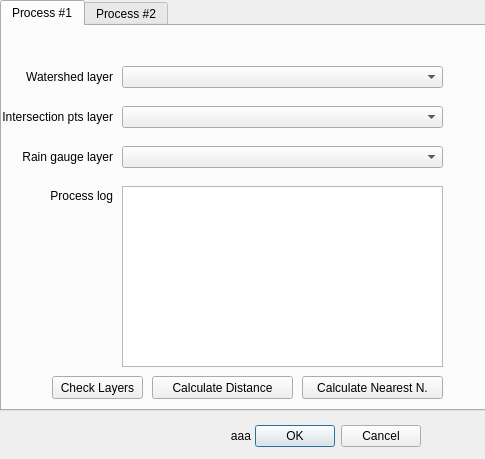
<?xml version="1.0" encoding="UTF-8"?>
<ui version="4.0">
 <class>WateryStuffDialogBase</class>
 <widget class="QDialog" name="WateryStuffDialogBase">
  <property name="geometry">
   <rect>
    <x>0</x>
    <y>0</y>
    <width>485</width>
    <height>459</height>
   </rect>
  </property>
  <property name="windowTitle">
   <string>Watery Stuff</string>
  </property>
  <widget class="QDialogButtonBox" name="button_box">
   <property name="geometry">
    <rect>
     <x>80</x>
     <y>420</y>
     <width>341</width>
     <height>32</height>
    </rect>
   </property>
   <property name="orientation">
    <enum>Qt::Horizontal</enum>
   </property>
   <property name="standardButtons">
    <set>QDialogButtonBox::Cancel|QDialogButtonBox::Ok</set>
   </property>
  </widget>
  <widget class="QTabWidget" name="tabWidget">
   <property name="enabled">
    <bool>true</bool>
   </property>
   <property name="geometry">
    <rect>
     <x>0</x>
     <y>0</y>
     <width>501</width>
     <height>411</height>
    </rect>
   </property>
   <property name="currentIndex">
    <number>0</number>
   </property>
   <widget class="QWidget" name="tab_f1">
    <attribute name="title">
     <string>Process #1</string>
    </attribute>
    <widget class="QComboBox" name="comboBoxPolygon">
     <property name="geometry">
      <rect>
       <x>120</x>
       <y>40</y>
       <width>321</width>
       <height>22</height>
      </rect>
     </property>
    </widget>
    <widget class="QComboBox" name="comboBoxPoint">
     <property name="geometry">
      <rect>
       <x>120</x>
       <y>80</y>
       <width>321</width>
       <height>22</height>
      </rect>
     </property>
    </widget>
    <widget class="QLabel" name="label">
     <property name="geometry">
      <rect>
       <x>10</x>
       <y>40</y>
       <width>101</width>
       <height>21</height>
      </rect>
     </property>
     <property name="text">
      <string>Watershed layer</string>
     </property>
     <property name="alignment">
      <set>Qt::AlignRight|Qt::AlignTrailing|Qt::AlignVCenter</set>
     </property>
    </widget>
    <widget class="QLabel" name="label_2">
     <property name="geometry">
      <rect>
       <x>0</x>
       <y>80</y>
       <width>111</width>
       <height>21</height>
      </rect>
     </property>
     <property name="text">
      <string>Intersection pts layer</string>
     </property>
     <property name="alignment">
      <set>Qt::AlignRight|Qt::AlignTrailing|Qt::AlignVCenter</set>
     </property>
    </widget>
    <widget class="QTextEdit" name="textEditLogProcess">
     <property name="geometry">
      <rect>
       <x>120</x>
       <y>160</y>
       <width>321</width>
       <height>181</height>
      </rect>
     </property>
     <property name="readOnly">
      <bool>true</bool>
     </property>
    </widget>
    <widget class="QPushButton" name="pushButtonCheckLayers">
     <property name="geometry">
      <rect>
       <x>50</x>
       <y>350</y>
       <width>91</width>
       <height>23</height>
      </rect>
     </property>
     <property name="text">
      <string>Check Layers</string>
     </property>
    </widget>
    <widget class="QPushButton" name="pushButtonCalculate">
     <property name="geometry">
      <rect>
       <x>150</x>
       <y>350</y>
       <width>141</width>
       <height>23</height>
      </rect>
     </property>
     <property name="text">
      <string>Calculate Distance</string>
     </property>
    </widget>
    <widget class="QLabel" name="label_3">
     <property name="geometry">
      <rect>
       <x>40</x>
       <y>160</y>
       <width>71</width>
       <height>20</height>
      </rect>
     </property>
     <property name="text">
      <string>Process log</string>
     </property>
     <property name="alignment">
      <set>Qt::AlignRight|Qt::AlignTrailing|Qt::AlignVCenter</set>
     </property>
    </widget>
    <widget class="QPushButton" name="pushButtonCalculate_NN">
     <property name="geometry">
      <rect>
       <x>300</x>
       <y>350</y>
       <width>141</width>
       <height>23</height>
      </rect>
     </property>
     <property name="text">
      <string>Calculate Nearest N.</string>
     </property>
    </widget>
    <widget class="QComboBox" name="comboBoxRainGauge">
     <property name="geometry">
      <rect>
       <x>120</x>
       <y>120</y>
       <width>321</width>
       <height>22</height>
      </rect>
     </property>
    </widget>
    <widget class="QLabel" name="label_4">
     <property name="geometry">
      <rect>
       <x>20</x>
       <y>120</y>
       <width>91</width>
       <height>21</height>
      </rect>
     </property>
     <property name="layoutDirection">
      <enum>Qt::LeftToRight</enum>
     </property>
     <property name="text">
      <string>Rain gauge layer</string>
     </property>
     <property name="alignment">
      <set>Qt::AlignRight|Qt::AlignTrailing|Qt::AlignVCenter</set>
     </property>
    </widget>
   </widget>
   <widget class="QWidget" name="tab_f2">
    <attribute name="title">
     <string>Process #2</string>
    </attribute>
    <widget class="QPushButton" name="pushButton_3">
     <property name="geometry">
      <rect>
       <x>340</x>
       <y>300</y>
       <width>75</width>
       <height>23</height>
      </rect>
     </property>
     <property name="text">
      <string>Do Nothing</string>
     </property>
    </widget>
   </widget>
  </widget>
  <widget class="QLabel" name="labelStatus">
   <property name="geometry">
    <rect>
     <x>0</x>
     <y>420</y>
     <width>251</width>
     <height>31</height>
    </rect>
   </property>
   <property name="text">
    <string>aaa</string>
   </property>
   <property name="alignment">
    <set>Qt::AlignRight|Qt::AlignTrailing|Qt::AlignVCenter</set>
   </property>
  </widget>
 </widget>
 <resources/>
 <connections>
  <connection>
   <sender>button_box</sender>
   <signal>accepted()</signal>
   <receiver>WateryStuffDialogBase</receiver>
   <slot>accept()</slot>
   <hints>
    <hint type="sourcelabel">
     <x>20</x>
     <y>20</y>
    </hint>
    <hint type="destinationlabel">
     <x>20</x>
     <y>20</y>
    </hint>
   </hints>
  </connection>
  <connection>
   <sender>button_box</sender>
   <signal>rejected()</signal>
   <receiver>WateryStuffDialogBase</receiver>
   <slot>reject()</slot>
   <hints>
    <hint type="sourcelabel">
     <x>20</x>
     <y>20</y>
    </hint>
    <hint type="destinationlabel">
     <x>20</x>
     <y>20</y>
    </hint>
   </hints>
  </connection>
 </connections>
</ui>
